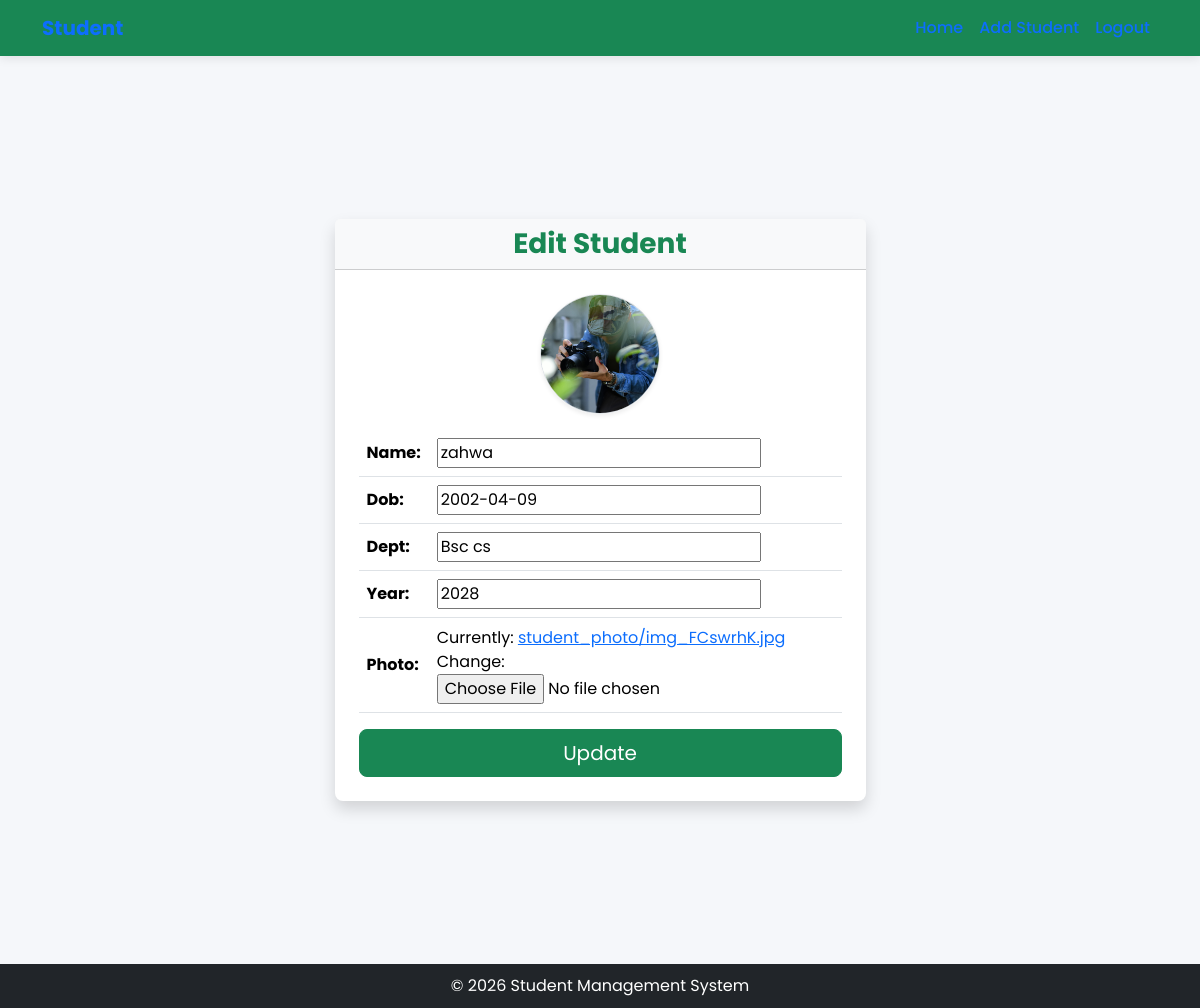
Page /student/edit/15 on the committed database.
### student/models.py (models this page shows, shortened)
class student (models.Model):
    name=models.CharField(max_length=100)
    dob=models.DateField()
    dept=models.CharField(max_length=100)
    year=models.IntegerField()
    photo=models.ImageField(upload_to="student_photo/")

### student/views.py (the view, shortened to what this page needs)
# urls.py: path('edit/<int:id>', editstudentview.as_view(), name='editstud'),
class editstudentview(View):
    def get(self,request, **kwargs):
         sid=kwargs.get('id')
         stud=student.objects.get(id=sid)
         form=StudentForm(instance=stud)
         return render(request,"editstudent.html",{"form":form})

### student/forms.py
class StudentForm(forms.ModelForm):
    class Meta:
        model=student
        fields = '__all__'

### student/templates/editstudent.html (shortened to what this page needs)
{% extends 'base.html' %}
{% block base %}
<div class="container py-4">
    <div class="row justify-content-center align-items-center min-vh-100">
        <div class="col-12 col-sm-10 col-md-8 col-lg-6">
            <div class="card shadow border-0 rounded-3">
                <div class="card-header text-center bg-light">
                    <h3 class="fw-bold mb-0 text-success">Edit Student</h3>
                </div>
                <div class="card-body p-3 p-md-4">
                    <form method="post" enctype="multipart/form-data">
                        {% if form.instance.photo %}
                        <div class="text-center mb-3">
                            <img src="{{ form.instance.photo.url }}"
                                 class="rounded-circle border shadow-sm"
                                 style="width:120px; height:120px; object-fit:cover;">
                        </div>
                        {% endif %}
                        <div class="table-responsive">
                            <table class="table align-middle mb-3">
                                {{ form.as_table }}
                            </table>
                        </div>
                        <div class="d-grid">
                            <button class="btn btn-success btn-lg">
                                Update
                            </button>
                        </div>
                    </form>
                </div>
            </div>
        </div>
    </div>
</div>
{% endblock %}

### student/templates/base.html (style rules this page uses)
body { font-family: 'Poppins', sans-serif; background-color: #f5f7fa; }

### student/templates/editstudent.html (style rules this page uses)
img { max-width: 100%; height: auto; }

### rows in the picture
student: instance.photo (picture), name "zahwa", dob "2002-04-09", dept "Bsc cs", year "2028"
